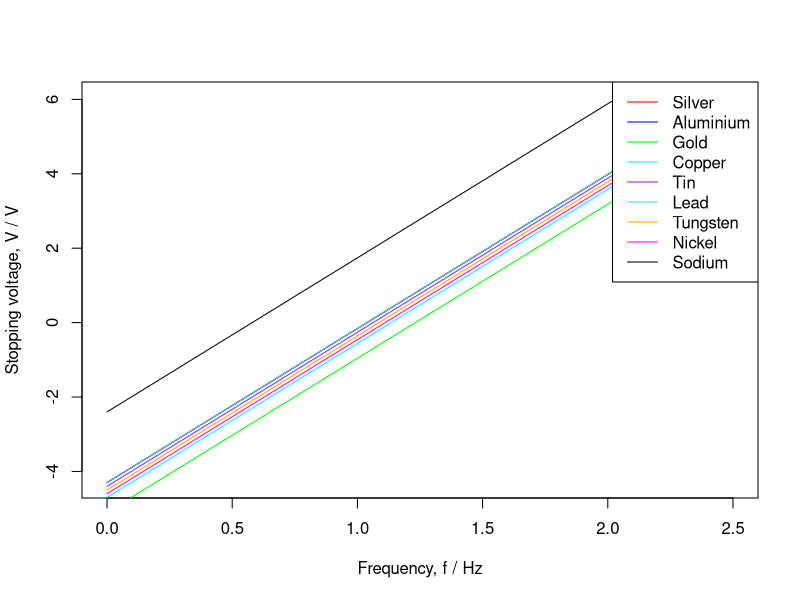

Here is the R script that generated this plot:
library(hash)

electronCharge <- 1.6e-19              # C
h <- 6.626e-34                         # J s

ag <- hash()

ag[["name"]] <- "Silver"
ag[["colour"]] <- "red"
ag[["workFunction"]] <- 4.3

al <- hash()

al[["name"]] <- "Aluminium"
al[["colour"]] <- "blue"
al[["workFunction"]] <- 4.3

au <- hash()

au[["name"]] <- "Gold"
au[["colour"]] <- "green"
au[["workFunction"]] <- 5.1

cu <- hash()

cu[["name"]] <- "Copper"
cu[["colour"]] <- "cyan"
cu[["workFunction"]] <- 4.7

sn <- hash()

sn[["name"]] <- "Tin"
sn[["colour"]] <- "purple"
sn[["workFunction"]] <- 4.4

pb <- hash()

pb[["name"]] <- "Lead"
pb[["colour"]] <- "turquoise"
pb[["workFunction"]] <- 4.3

w <- hash()

w[["name"]] <- "Tungsten"
w[["colour"]] <- "orange"
w[["workFunction"]] <- 4.5

ni <- hash()

ni[["name"]] <- "Nickel"
ni[["colour"]] <- "magenta"
ni[["workFunction"]] <- 4.6

na <- hash()

na[["name"]] <- "Sodium"
na[["colour"]] <- "black"
na[["workFunction"]] <- 2.4
  
materials <- c(ag, al, au, cu, sn, pb, w, ni, na)

plotPhotoelectricEffect <- function(W, col, add) {
  curve(
    h * (x * 10^15) / electronCharge - W,
    from=0, to=2.5,
    col=col, add=add,
    xlab="Frequency, f / Hz",
    ylab="Stopping voltage, V / V"
  )
}


matNames <- c()
colours <- c()

graphExists <- FALSE
for (mat in materials) {
  plotPhotoelectricEffect(mat[["workFunction"]], mat[["colour"]], graphExists)
  graphExists <- TRUE
  
  matNames <- c(matNames, mat[["name"]])
  colours <- c(colours, mat[["colour"]])
}

legend("topright", legend=matNames, col=colours, lty=1:1)
